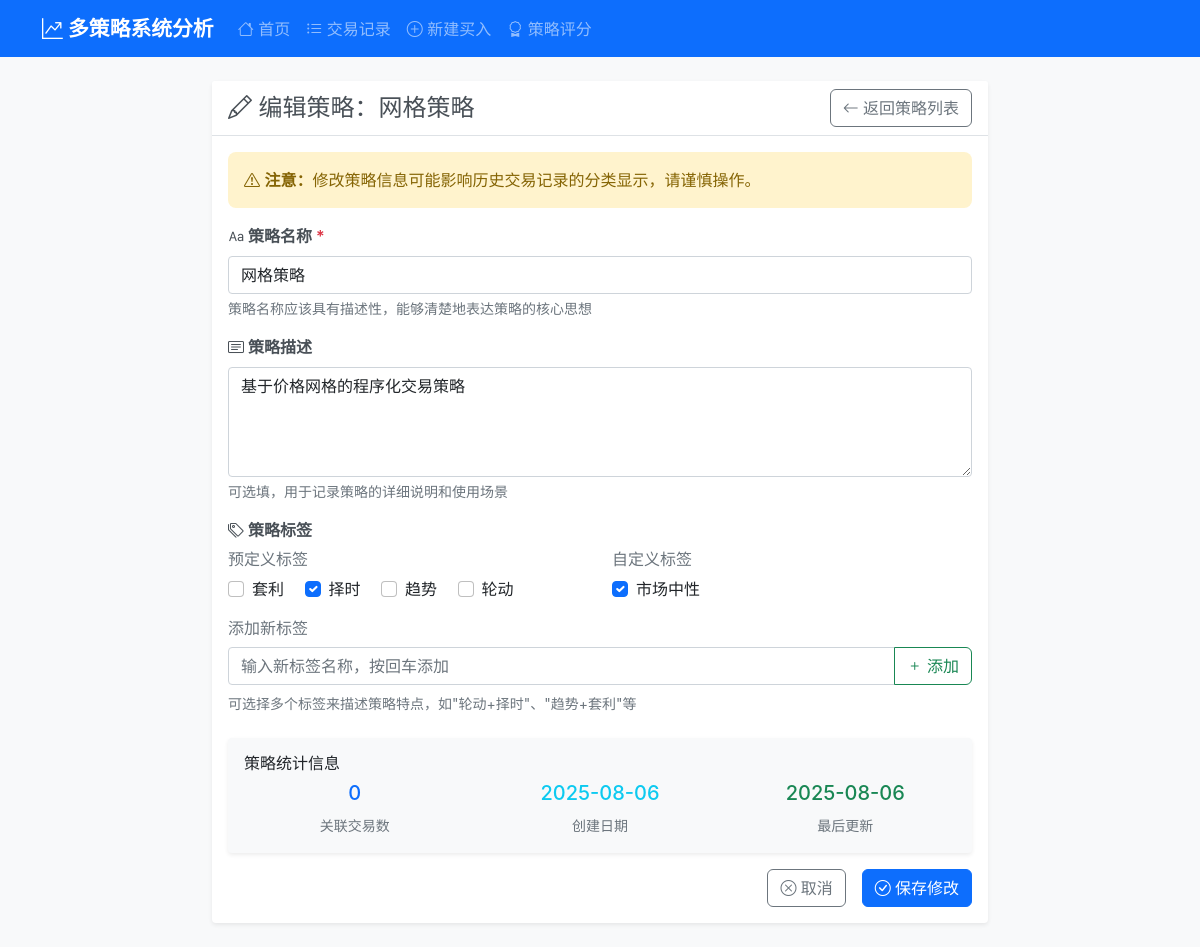
Before: /strategy/3/edit with the older database file.
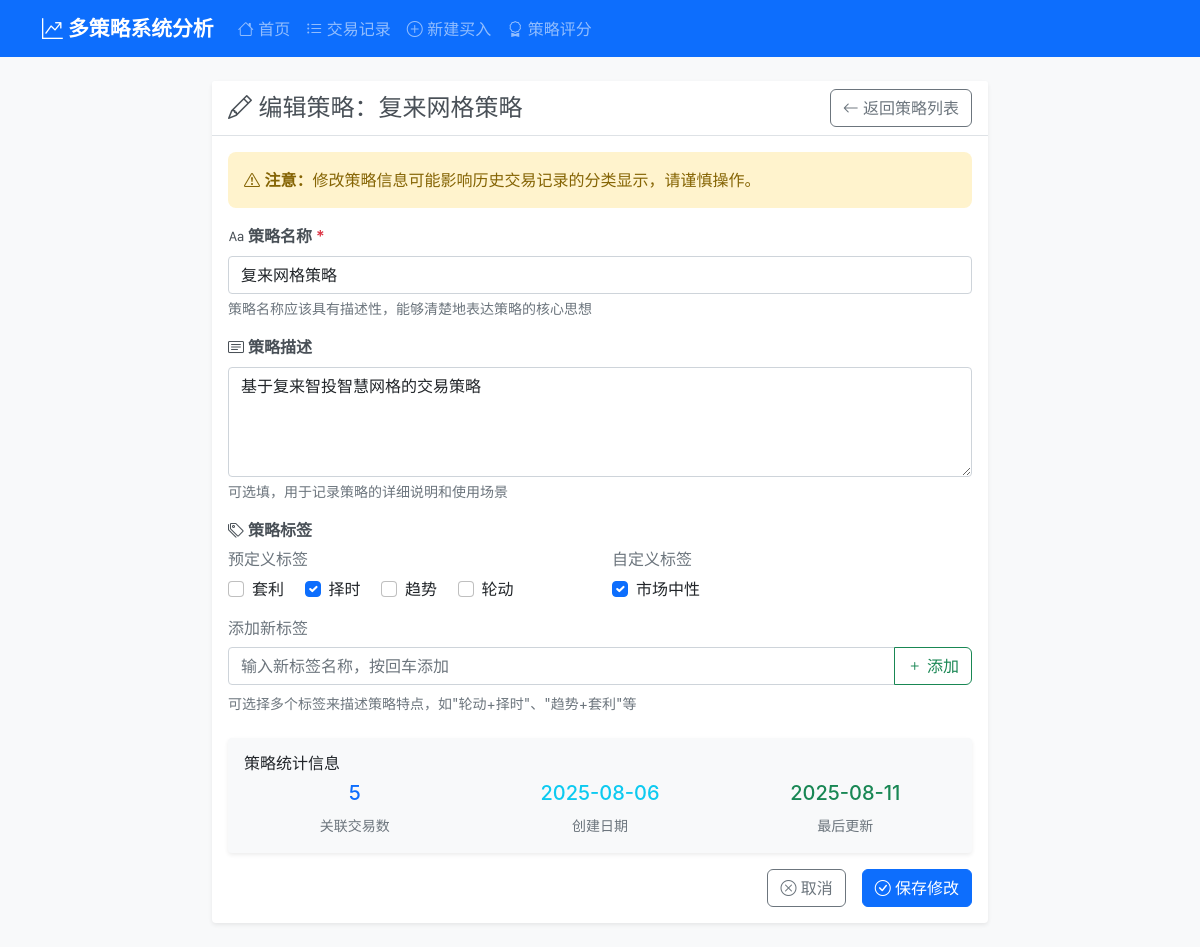
After: the same page with the newer database file.
### tables this page shows
CREATE TABLE strategies (
                id INTEGER PRIMARY KEY AUTOINCREMENT,
                name TEXT NOT NULL UNIQUE,
                description TEXT,
                is_active BOOLEAN DEFAULT 1,
                created_at TIMESTAMP DEFAULT CURRENT_TIMESTAMP,
                updated_at TIMESTAMP DEFAULT CURRENT_TIMESTAMP
            );

### routes/strategy_routes.py (the view, shortened to what this page needs)
@strategy_bp.route('/strategy/<int:strategy_id>/edit', methods=['GET', 'POST'])
def edit_strategy(strategy_id):
    try:
        strategy_service = StrategyService(current_app.db_service)
        trading_service = TradingService(current_app.db_service)
        if request.method == 'GET':
            strategy = strategy_service.get_strategy_by_id(strategy_id)
            if not strategy:
                return redirect(url_for('strategy.strategies'))
            trades = trading_service.get_all_trades(strategy=strategy['name'])
            strategy['trade_count'] = len([t for t in trades if t['status'] != 'deleted'])
            tags_data = strategy_service.get_all_tags()
            return render_template('edit_strategy.html',
                                 strategy=strategy,
                                 tags=tags_data)
    except Exception as e:
        current_app.logger.error(f"编辑策略失败: {str(e)}")
        return redirect(url_for('strategy.strategies'))

### services/database_service.py (called while the page is built)
    def execute_query(self, query: str, params: tuple = (), fetch_one: bool = False, fetch_all: bool = True) -> Any:
        with self.get_connection() as conn:
            cursor = conn.cursor()
            cursor.execute(query, params)
            if query.strip().upper().startswith(('INSERT', 'UPDATE', 'DELETE')):
                conn.commit()
            if fetch_one:
                return cursor.fetchone()
            elif fetch_all:
                return cursor.fetchall()
            else:
                return cursor.lastrowid

### services/strategy_service.py (called while the page is built)
    def get_all_tags(self) -> List[Dict[str, Any]]:
        query = "SELECT * FROM strategy_tags ORDER BY name"
        return [dict(tag) for tag in self.db.execute_query(query)]

### templates/edit_strategy.html (shortened to what the changed rows need)
{% extends "base.html" %}
{% block content %}
<div class="row justify-content-center">
    <div class="col-lg-8 col-md-10">
        <div class="card">
            <div class="card-header">
                <div class="d-flex justify-content-between align-items-center">
                    <h4 class="card-title mb-0">
                        <i class="bi bi-pencil"></i> 编辑策略：{{ strategy.name }}
                    </h4>
                    <a href="{{ url_for('strategy.strategies') }}" class="btn btn-outline-secondary">
                        <i class="bi bi-arrow-left"></i> 返回策略列表
                    </a>
                </div>
            </div>
            <div class="card-body">
                <form id="editStrategyForm" method="post">
                    <div class="mb-3">
                        <label for="strategyName" class="form-label">
                            <i class="bi bi-type"></i> 策略名称 <span class="text-danger">*</span>
                        </label>
                        <input type="text" class="form-control" id="strategyName" name="name"
                               value="{{ strategy.name }}"
                               placeholder="例如：动量轮动策略、趋势反转策略等" required>
                        <div class="form-text">
                            策略名称应该具有描述性，能够清楚地表达策略的核心思想
                        </div>
                    </div>
                    <div class="mb-3">
                        <label for="strategyDescription" class="form-label">
                            <i class="bi bi-card-text"></i> 策略描述
                        </label>
                        <textarea class="form-control" id="strategyDescription" name="description" rows="4"
                                  placeholder="详细描述策略的交易逻辑、适用市场环境、风险控制等...">{{ strategy.description or '' }}</textarea>
                        <div class="form-text">
                            可选填，用于记录策略的详细说明和使用场景
                        </div>
                    </div>
                    <div class="mb-3">
                        <div class="card bg-light">
                            <div class="card-body">
                                <div class="row">
                                    <div class="col-md-4">
                                        <div class="text-center">
                                            <h5 class="text-primary">{{ strategy.trade_count }}</h5>
                                            <small class="text-muted">关联交易数</small>
                                        </div>
                                    </div>
                                    <div class="col-md-4">
                                        <div class="text-center">
                                            <h5 class="text-info">{{ strategy.created_at[:10] }}</h5>
                                            <small class="text-muted">创建日期</small>
                                        </div>
                                    </div>
                                    <div class="col-md-4">
                                        <div class="text-center">
                                            <h5 class="text-success">{{ strategy.updated_at[:10] }}</h5>
                                            <small class="text-muted">最后更新</small>
                                        </div>
                                    </div>
                                </div>
                            </div>
                        </div>
                    </div>
                </form>
            </div>
        </div>
    </div>
</div>
{% endblock %}

Changed rows visible on the page:
changed strategies: name "网格策略" → "复来网格策略"; description "基于价格网格的程序化交易策略" → "基于复来智投智慧网格的交易策略"; updated_at "2025-08-06" → "2025-08-11"
Other visible differences:
{{ strategy.trade_count }}: "0" → "5"
